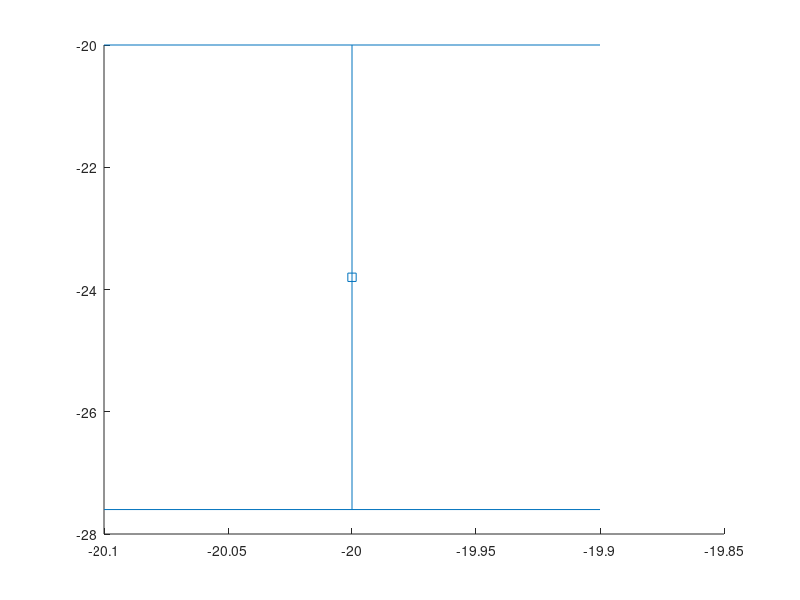

The MATLAB source for this figure: (Note: this script raises an error after producing the figure.)
a = [-20.0000  -14.0000  -7.5   -3.5000]
b = [-23.8000  -17.6000  -14.8000   -4.0000]

x=[-100:5]
y=x


figure(2)
plot(x,y,'k')
errorbar(a(1), b(1),3.8,'s','LineWidth',1,'MarkerEdgeColor',[0 0 0],'MarkerFaceColor','m');
hold on
errorbar(a(2), b(2),3.8,'*','LineWidth',1,'MarkerEdgeColor',[0 0 0],'MarkerFaceColor','r');
hold on
errorbar(a(3), b(3),3.8,'>','LineWidth',1,'MarkerEdgeColor',[0 0 0],'MarkerFaceColor','y');
hold on
errorbar(a(4), b(4),3.8,'^','LineWidth',1,'MarkerEdgeColor',[0 0 0],'MarkerFaceColor','b');